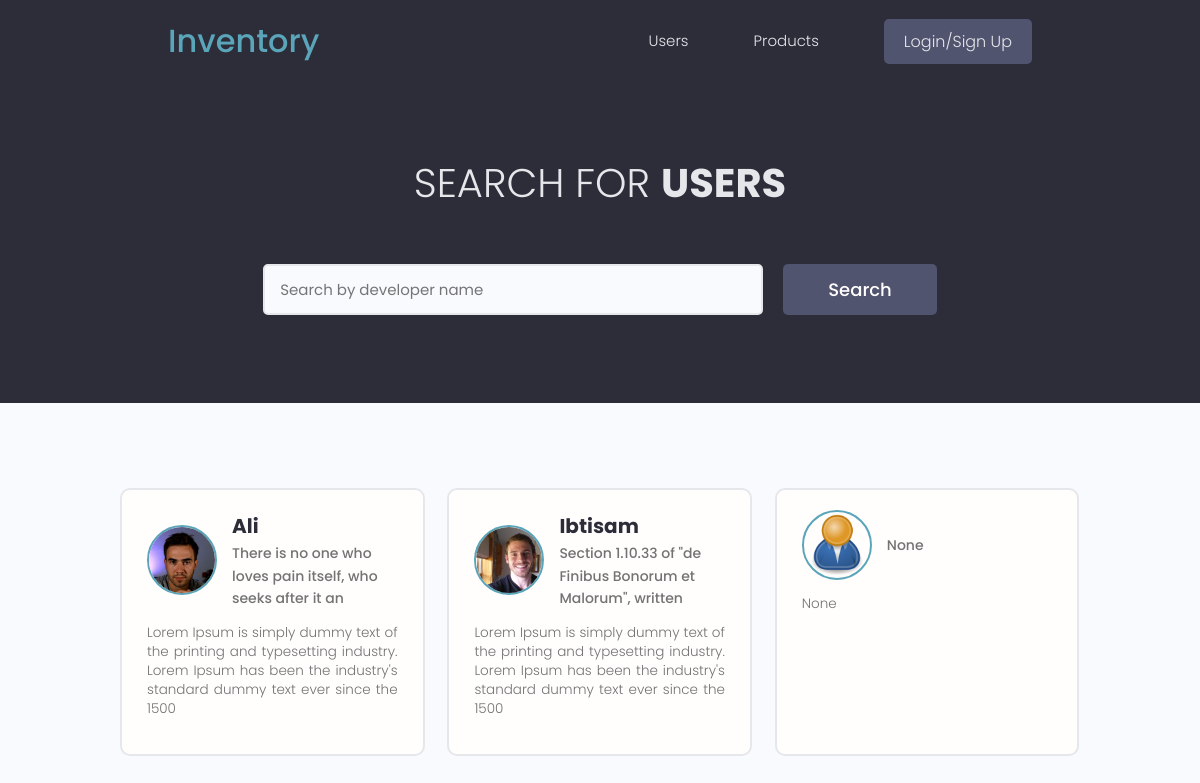
Before: / with the older database file.
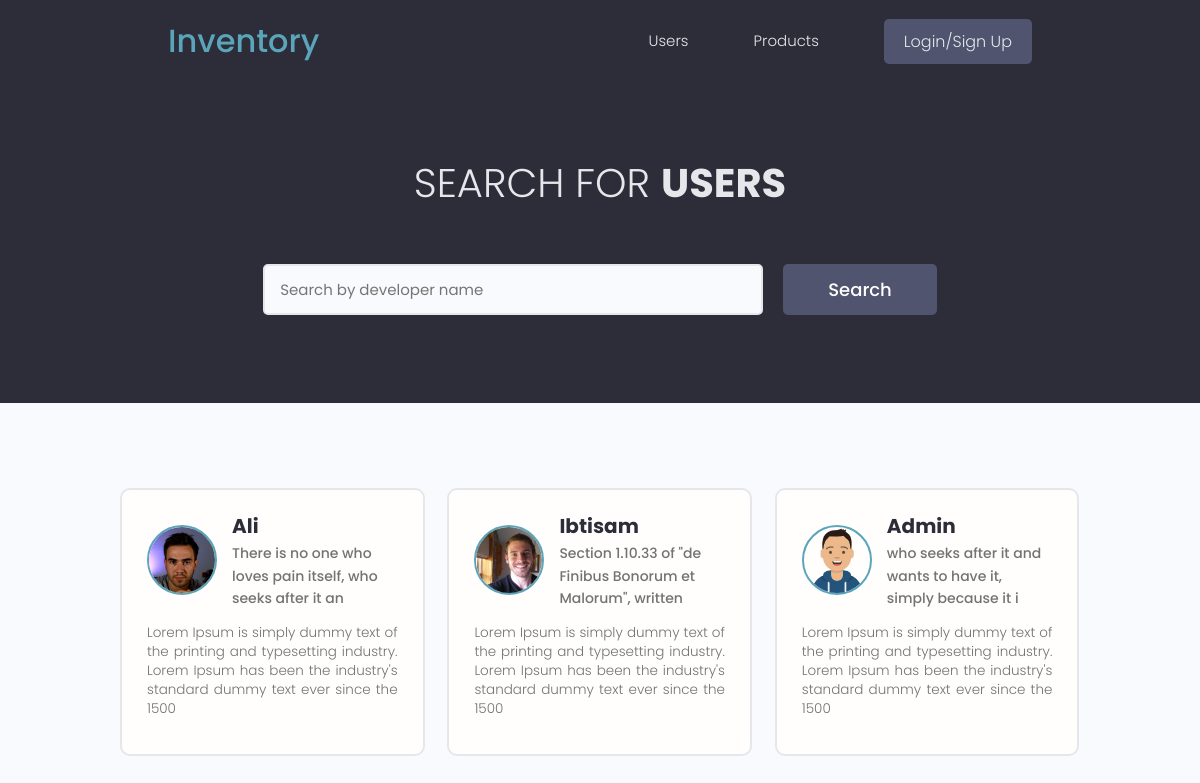
After: the same page with the newer database file.
### users/models.py (models this page shows, shortened)
class Profile(models.Model):
    user = models.OneToOneField(
        User, on_delete=models.CASCADE, null=True, blank=True)
    name = models.CharField(max_length=200, blank=True, null=True)
    email = models.EmailField(max_length=500, blank=True, null=True)
    username = models.CharField(max_length=200, blank=True, null=True)
    location = models.CharField(max_length=200, blank=True, null=True)
    short_intro = models.CharField(max_length=200, blank=True, null=True)
    bio = models.TextField(blank=True, null=True)
    profile_image = models.ImageField(
        null=True, blank=True, upload_to='profiles/', default="profiles/user-default.png")
    social_github = models.CharField(max_length=200, blank=True, null=True)
    social_twitter = models.CharField(max_length=200, blank=True, null=True)
    social_linkedin = models.CharField(max_length=200, blank=True, null=True)
    social_youtube = models.CharField(max_length=200, blank=True, null=True)
    social_website = models.CharField(max_length=200, blank=True, null=True)
    created = models.DateTimeField(auto_now_add=True)
    id = models.UUIDField(default=uuid.uuid4, unique=True,
                          primary_key=True, editable=False)
    class Meta:
        ordering = ['created']
    @property
    def imageURL(self):
        try:
            url = self.profile_image.url
        except:
            url = ''
        return url

### users/views.py (the view)
# urls.py: path('', views.profiles, name="profiles"),
def profiles(request):
    profiles, search_query = searchProfiles(request)
    custom_range, profiles = paginateProfiles(request, profiles, 3)
    context = {'profiles': profiles, 'search_query': search_query,
               'custom_range': custom_range}
    return render(request, 'users/profiles.html', context)

### users/utils.py (called while the page is built)
def paginateProfiles(request, profiles, results):
    page = request.GET.get('page')
    paginator = Paginator(profiles, results)
    try:
        profiles = paginator.page(page)
    except PageNotAnInteger:
        page = 1
        profiles = paginator.page(page)
    except EmptyPage:
        page = paginator.num_pages
        profiles = paginator.page(page)
    leftIndex = (int(page) - 4)
    if leftIndex < 1:
        leftIndex = 1
    rightIndex = (int(page) + 5)
    if rightIndex > paginator.num_pages:
        rightIndex = paginator.num_pages + 1
    custom_range = range(leftIndex, rightIndex)
    return custom_range, profiles

def searchProfiles(request):
    search_query = ''
    if request.GET.get('search_query'):
        search_query = request.GET.get('search_query')
    skills = Skill.objects.filter(name__icontains=search_query)
    profiles = Profile.objects.distinct().filter(
        Q(name__icontains=search_query) |
        Q(short_intro__icontains=search_query) |
        Q(skill__in=skills)
    )
    return profiles, search_query

### users/templates/users/profiles.html (shortened to what this page needs)
{% extends 'main.html' %}
{% block content %}
<main class="home">
    <section class="hero-section text-center">
        <div class="container container--narrow">
            <div class="hero-section__box">
                <h2>Search for <span>Users</span></h2>
            </div>
            <div class="hero-section__search">
                <form id="searchForm" class="form" action="{% url 'profiles' %}" method="get">
                    <div class="form__field">
                        <input class="input input--text" id="formInput#search" type="text" name="search_query"
                            value="{{search_query}}" placeholder="Search by developer name" />
                    </div>
                    <input class="btn btn--sub btn--lg" type="submit" value="Search" />
                </form>
            </div>
        </div>
    </section>
    <section class="devlist">
        <div class="container">
            <div class="grid grid--three">
                {% for profile in profiles %}
                <div class="column card">
                    <div class="dev">
                        <a href="{% url 'user-profile' profile.id %}" class="card__body">
                            <div class="dev__profile">
                                <img class="avatar avatar--md" src="{{ profile.imageURL }}" alt="image" />
                                <div class="dev__meta">
                                    <h3>{{profile.name}}</h3>
                                    <h5>{{profile.short_intro|slice:"60"}}</h5>
                                </div>
                            </div>
                            <p class="dev__info">{{profile.bio|slice:"150"}}</p>
                        </a>
                    </div>
                </div>
                {% endfor %}
            </div>
        </div>
    </section>
</main>
{% endblock content %}

Changed rows visible on the page:
changed Profile: imageURL: picture added in place of a placeholder; name (not shown) → "Admin"; short_intro "None" → "who seeks after it and wants to have it, simply because it i"; bio "None" → "Lorem Ipsum is simply dummy text of the printing and typesetting industry. Lorem Ipsum has been the industry's standard dummy text ever since the 1500"
